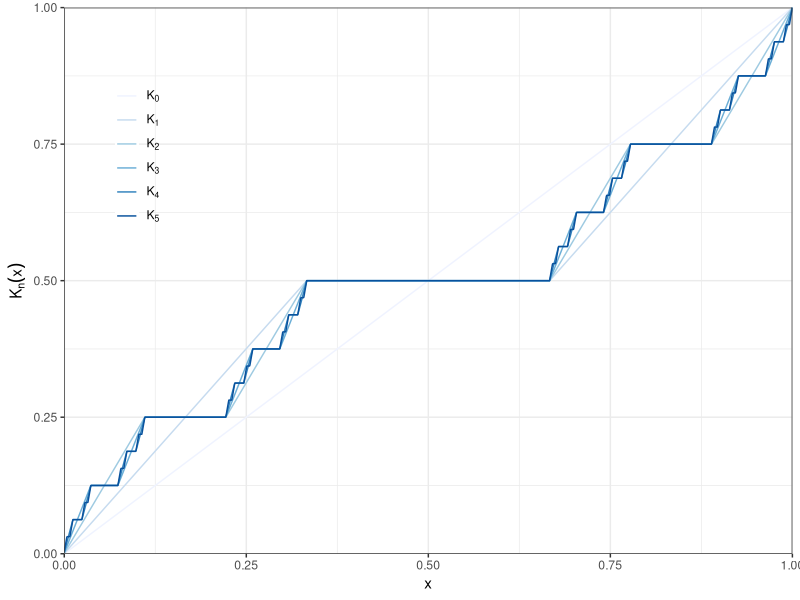
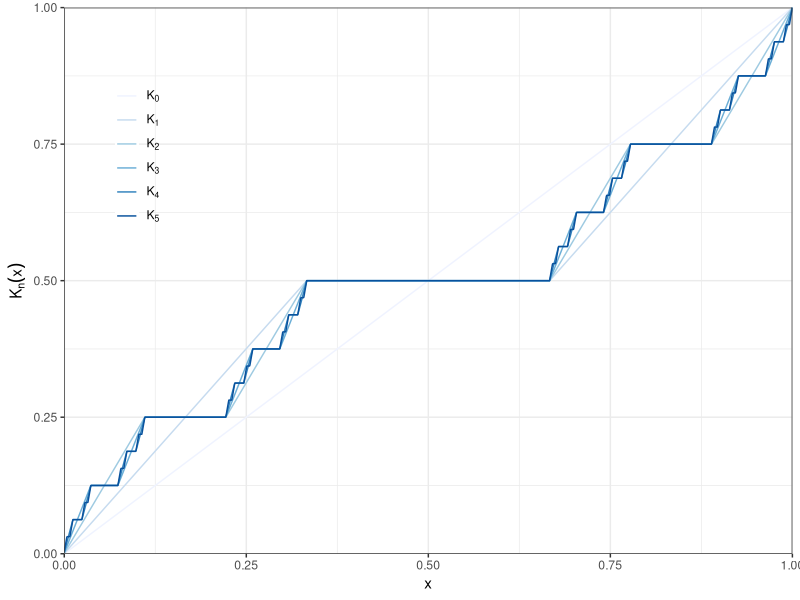

The R script that drew these images, in order:
# librerias
require('ggpubr')
require('reshape')

# variables: tamnno
N     = 2000
iter  = 6

# inicializacion
K = seq(0,1,1/N)
tt    = K

N = length(K)

M = matrix(0,ncol=iter+1,nrow = N)
M[,1]      = K
M[,iter+1] = tt

for(j in 2:iter){
  K_old = K
  {
    lk = length(K_old)
    K_new  = rep(.5,lk)
    for(i in seq(1,lk/3)){
      K_new[i] = .5*K_old[3*i]
    }
    cl = 2*lk
    for(i in seq(ceiling(2*lk/3+1),lk)){
      #print(i)
      K_new[i] = .5*K_old[ceiling(3*i-cl)] + .5
    }
  }
  K = K_new
  M[,j] = K
  #plot(tt,K_new,type='l')
}

M = as.data.frame(M)
colnames(M) = c(1:iter,'tt')

M2 = melt(M,id.vars = 'tt')
colnames(M2) = c('tt','ind','yy')

ggplot(M2,aes(x=tt,y=yy,color=ind)) +
  #scale_color_manual(values = rev(gray(.5+.5*(0:(iter-1))/(iter-1))))+
  scale_color_brewer(palette = 'Blues',
                     labels=c(expression(K[0]),expression(K[1]),
                              expression(K[2]),expression(K[3]),
                              expression(K[4]),expression(K[5])))+
  scale_x_continuous(expand=c(0,0))+
  scale_y_continuous(expand=c(0,0))+
  theme_bw() +
  xlab('x') + ylab(expression(K[n](x)))+
  labs(color='')+
  theme(legend.position = c(.1,.75),legend.background = element_blank()) +
  geom_line()

ggsave('cantor.pdf',device='pdf',dpi=600,
       width = 15,height = 8,unit='cm')
